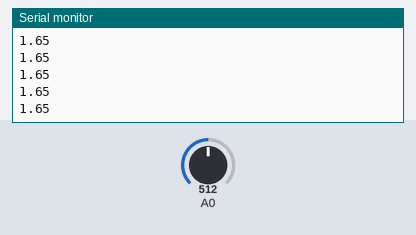
The sketch below on a simulated Arduino Uno, built with avr-gcc and run on an emulated ATmega328P. On the bench: the last lines printed to the serial monitor. The test bench sets the inputs (shaded band); at power-on: A0 = 512.

Above: at 1.2 s.
1.3 s: A0 set to 716
At 1.31 s:
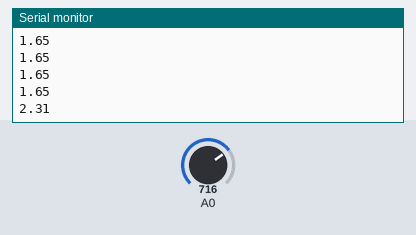
2.8 s: A0 set to 900
At 2.82 s:
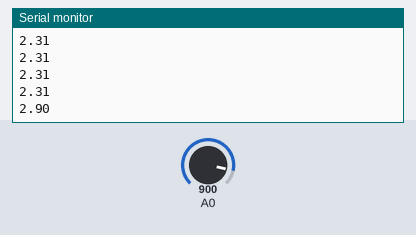
Timing chart, 0 to 5.8 s (numbered marks = the images above; inputs shaded):
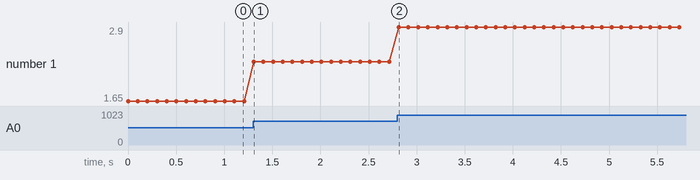

Measured:
- after the input at 1.3 s, the serial monitor: prints a new line at once (image 1)
- after the input at 2.8 s, the serial monitor: prints a new line at once (image 2)
- plotted number 1: 1.65 → 2.31 after the input at 1.3 s, 2.31 → 2.9 after the input at 2.8 s

The sketch:

A0_Light_.ino
```cpp
void setup()
{
  Serial.begin(9600);
}

void loop()
{
  int a = analogRead(A0);
  float v=a*3.3/1023.0;

  Serial.println(v);
  delay(100);
}
```
